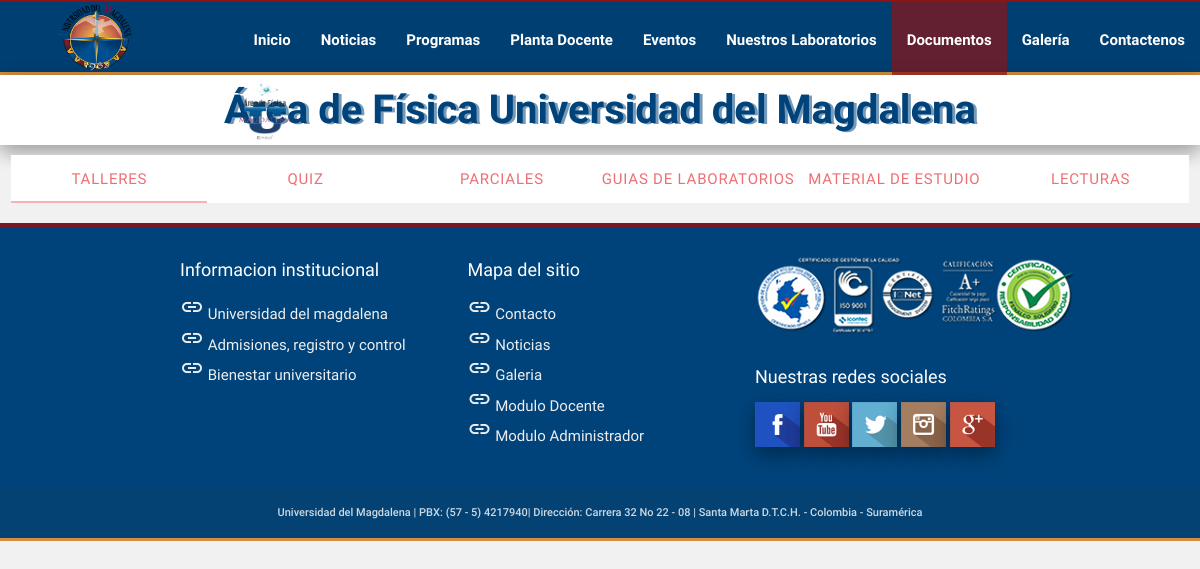
The app's page /materiales/, older data.
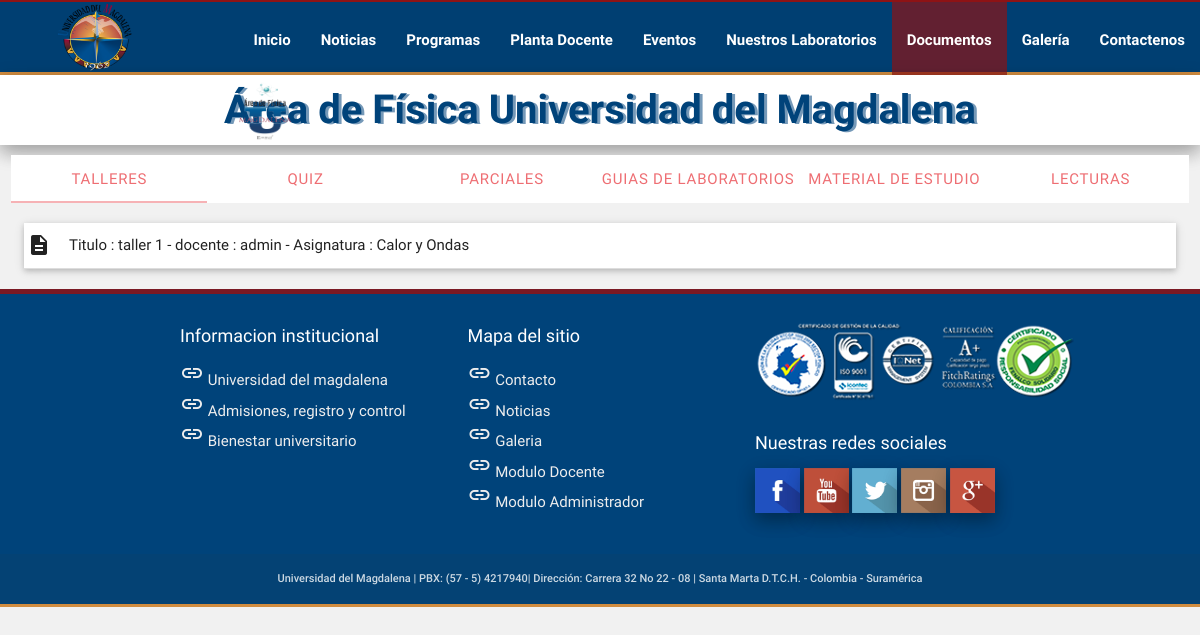
The same page, newer data.
### materiales/models.py (models this page shows, shortened)
class Material(TimeStampedModel):
	titulo = models.CharField(max_length=255)
	descripcion = models.TextField()
	arichivo = models.FileField(upload_to='materiales/', blank=True, null=True)
	tipo=models.CharField(max_length=20, choices=TIPO, default='taller')
	curso =  models.ForeignKey(Curso)
	docente = models.ForeignKey(User)
	class Meta:
		verbose_name = 'Material Academico'
		verbose_name_plural = 'Materiales Academicos '

### profiles/models.py (models this page shows, shortened)
class User(AbstractUser):
    phone = models.CharField(max_length=255, blank=True, null=True, verbose_name="telefono")
    cedula = models.CharField(max_length=255, blank=True, null=True, verbose_name="cedula")
    es_docente = models.BooleanField(default=True)
    avatar = models.ImageField(upload_to="docentes/",blank=True, null=True,verbose_name="docentes")
    class Meta:
    	verbose_name = "Perfil de Usuario"
    	verbose_name_plural = "Perfiles de Usuarios"

### curso/models.py (models this page shows)
class Curso(models.Model):
	nombre = models.CharField(max_length=255)
	class Meta:
		verbose_name = 'Asignatura'
		verbose_name_plural = 'Asignaturas'
	def __unicode__ (self):
		return self.nombre

### sitio_web/views.py (the view)
# urls.py: url(r'^materiales/$', views.MaterialesView.as_view(), name="materiales"), #search
class MaterialesView(TemplateView):
	template_name = 'materiales.html'
	def get_context_data(self, **kwargs):
		context = super(MaterialesView, self).get_context_data(**kwargs)
		context['materiales'] = Material.objects.all()
		return context

### sitio_web/templates/materiales.html (shortened to what this page needs)
{% extends "base.html" %}
{% load staticfiles %}
{% block extracss %}
<link rel="stylesheet" type="text/css" href="{% static "css/robot.css"%}">
{% endblock %}
{% block content %}
 <div class="row" style="margin-top:10px;">
    <div class="col s12">
      <ul class="tabs">
        <li class="tab col s3"><a class="active" href="#test1">Talleres</a></li>
        <li class="tab col s3"><a  href="#test2">Quiz</a></li>
        <li class="tab col s3"><a href="#test3">Parciales</a></li>
        <li class="tab col s3"><a href="#test4">Guias de Laboratorios</a></li>
        <li class="tab col s3"><a href="#test5">Material de Estudio</a></li>
        <li class="tab col s3"><a href="#test6">Lecturas</a></li>
      </ul>
    </div>
    </div>
    <div id="test1" class="col s12">
     <ul class="collapsible popout" data-collapsible="accordion">
   {% for material in materiales %}
	{% if material.tipo == 'taller' %}
    <li>
      <div class="collapsible-header" style="  padding: 0;"><i class="material-icons">description</i>Titulo : {{material.titulo}} - docente : {{material.docente}} - Asignatura : {{material.curso}}</div>
    </li>
	{% endif %}
    {% endfor %}
  </ul>
    </div>
{% endblock %}

Row changes from the older to the newer data that the page shows:
now on this page (row edited): Material: titulo "taller 1", docente "admin", curso "Calor y Ondas"
